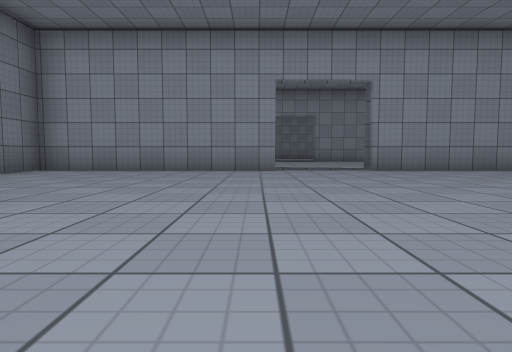
[1] (above)

24 first-person views from a walk through a 3-D level made in the Unity game engine. The camera is 0.37 m above the floor, tilts 4° down and sees 75° across. The floor is counted in squares, 1 m on a side. Each view is taken from the middle of a square. On the plan, view 1 faces up. The plan holds only what a view shows up to about 9 squares ahead; the rest is blank. Surface patterns are stand-ins for the level's own textures.

[2]
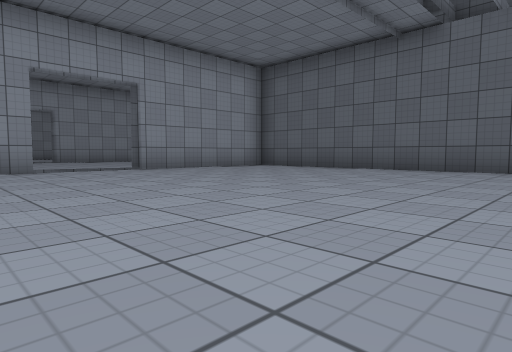

[3]
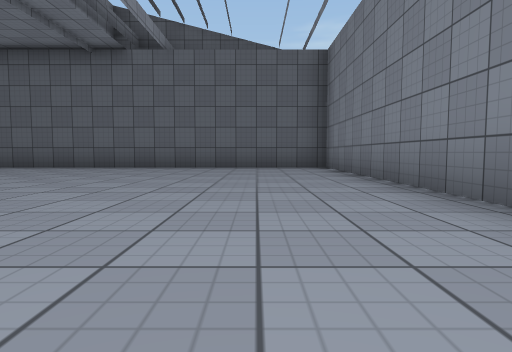

[4]
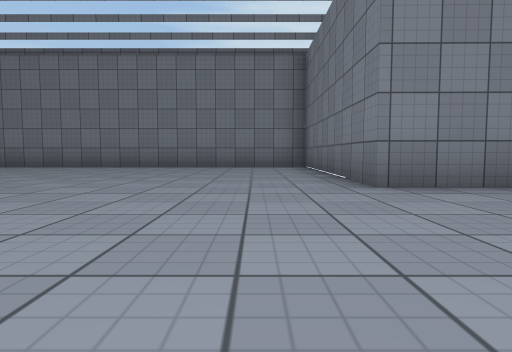

[5]
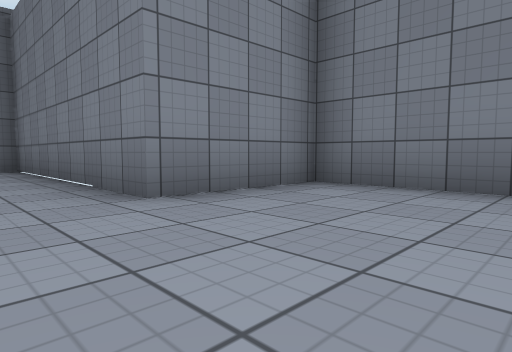

[6]
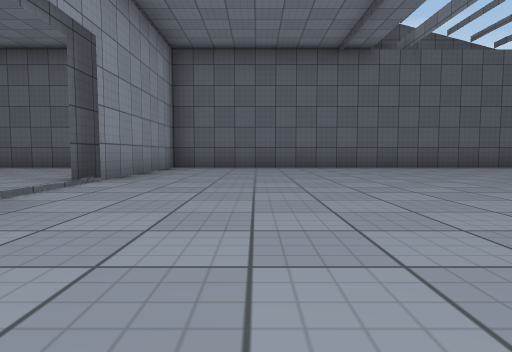

[7]
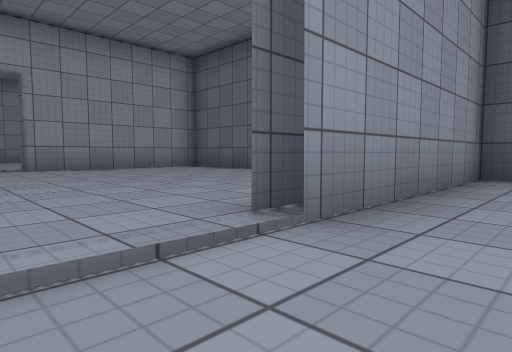

[8]
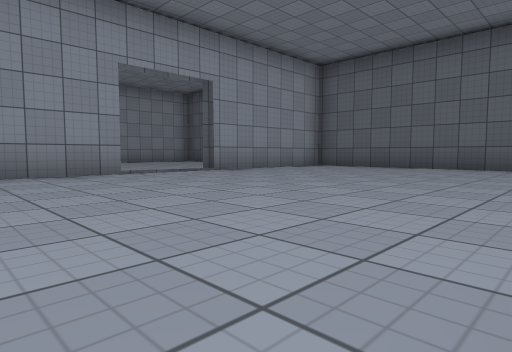

[9]
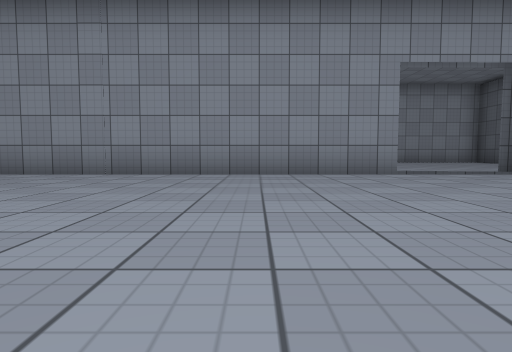

[10]
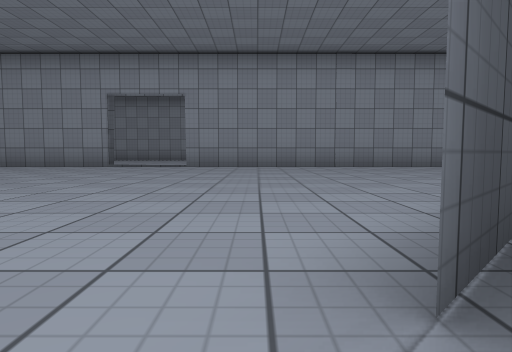

[11]
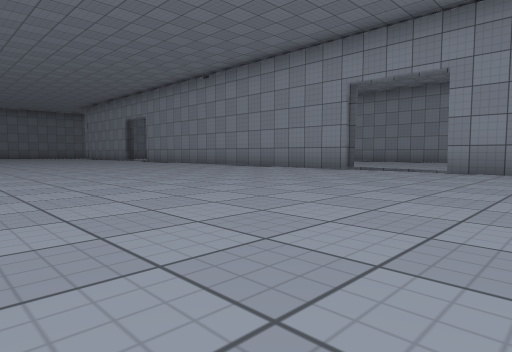

[12]
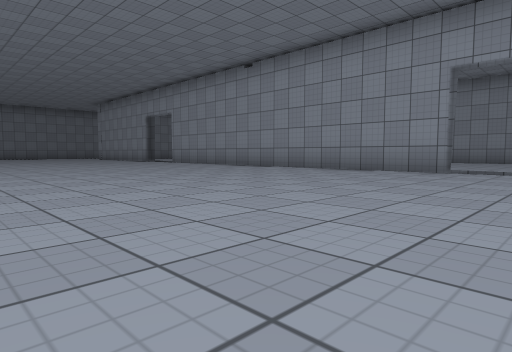

[13]
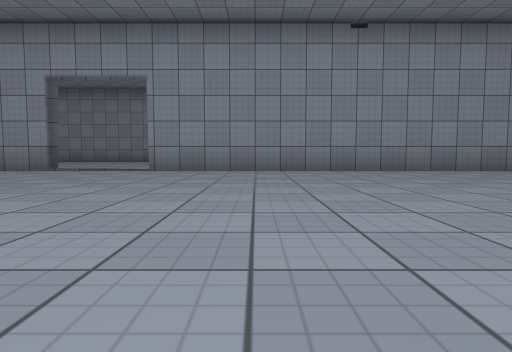

[14]
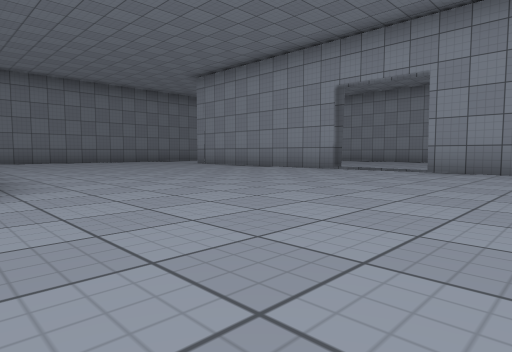

[15]
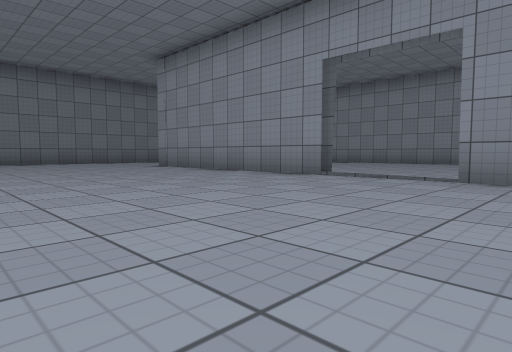

[16]
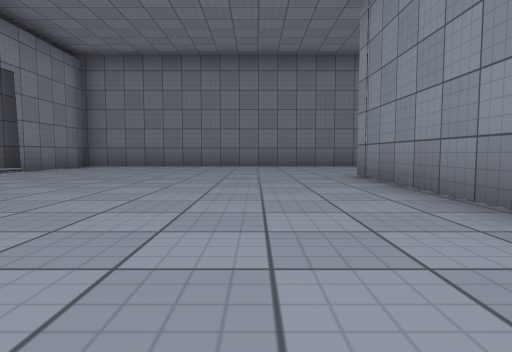

[17]
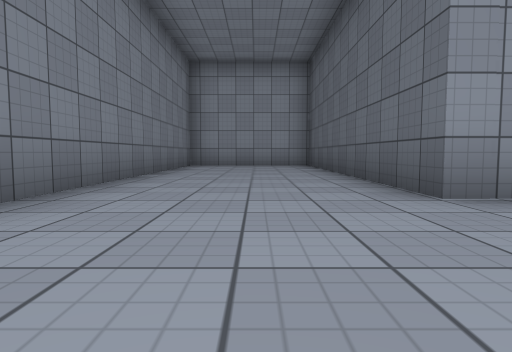

[18]
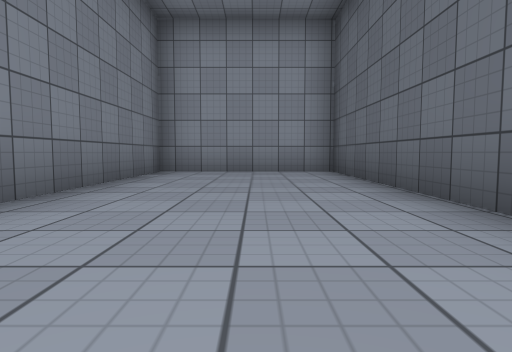

[19]
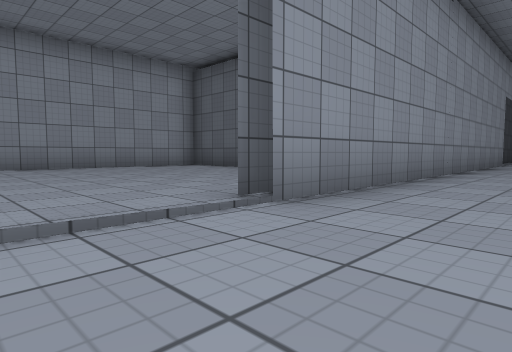

[20]
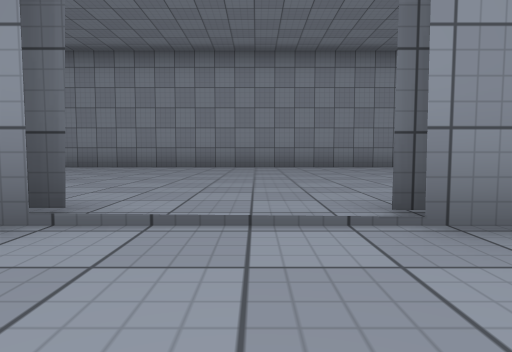

[21]
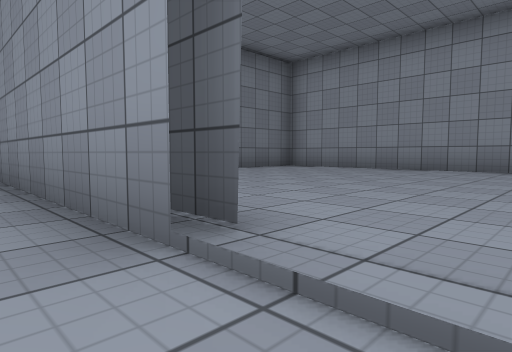

[22]
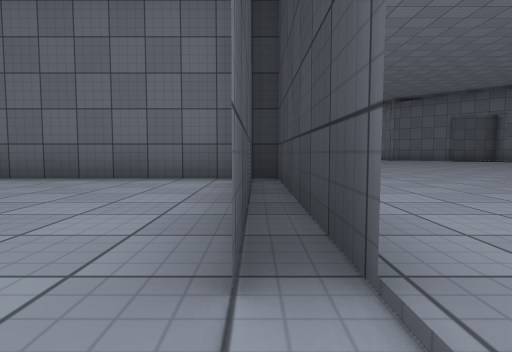

[23]
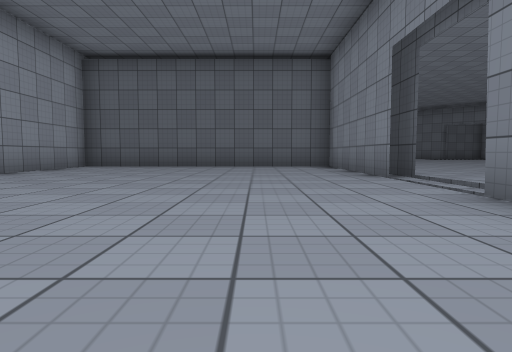

[24]
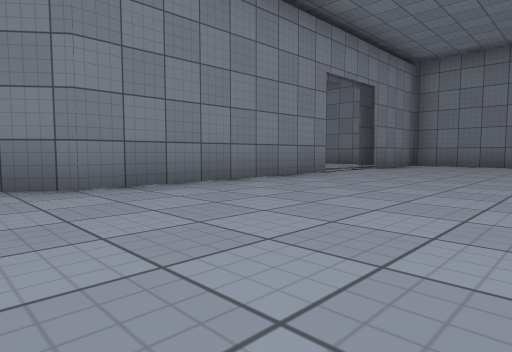

### Floor plan
Points are (right, up) in squares from view 1. A wall is a line through its corners. A room is listed if a view was taken in it or the views show most of it. See-through windows are left out.
Room 1 (views 1, 2, 3, 4, 5, 6, 7)
walls: (0.5, 7.1) (-4.6, 7.1) (-4.6, 2.5) (-2.3, 2.5) (-2.3, -2.7) (6.3, -2.7) (6.3, 7.1) (2.4, 7.1); (3.2, 7.4) (2.4, 7.4)
ways out: opening at (1.5, 7) to room 2
Room 2 (views 8, 9, 10, 11, 12, 13, 14, 15, 16, 17, 18, 19, 20, 21, 24)
walls: (-10.5, 13.7) (-20.5, 13.7); (-18.9, 14.1) (-20.3, 14.1); (-5.9, 6.5) (-6.6, 5.7); (-22.1, 13.7) (-27.5, 13.7) (-27.5, 20.5) (-30.9, 20.5) (-30.9, 7.4) (-28.4, 7.4); (-22.1, 14.1) (-22.9, 14.1); (-26.5, 7.4) (-22, 7.4) (-21.5, 7); (0.5, 13.7) (-8.9, 13.7); (-29.4, 7.1) (-28.4, 7.1); (6.3, 9) (6.3, 13.7) (2.4, 13.7)
ways out: opening at (1.5, 7) to room 1; opening at (-21.5, 14) to room 3; opening at (-27.5, 7); opening at (-9.5, 14); opening at (1.5, 14)
Room 3 (views 22, 23)
walls: (-20.2, 14.1) (-16.1, 14.1); (-20.5, 13.7) (-16.2, 13.7) (-16.2, 20.5) (-26.2, 20.5); (-27.1, 19.8) (-27.1, 18.5)
ways out: opening at (-21.5, 14) to room 2

Where each view was taken, in squares from view 1:
view 1: 0 up, 0 right, facing up
view 2: 0 up, 1 left, facing up-right
view 3: 1 down, 2 left, facing right
view 4: 6 up, 1 left, facing down
view 5: 5 up, 1 left, facing down-left
view 6: 5 up, 2 left, facing right
view 7: 6 up, 1 right, facing up-right
view 8: 8 up, 2 left, facing up-right
view 9: 8 up, 2 left, facing up
view 10: 5 up, 7 left, facing up
view 11: 7 up, 7 left, facing up-left
view 12: 7 up, 9 left, facing up-left
view 13: 7 up, 18 left, facing up
view 14: 7 up, 18 left, facing up-left
view 15: 9 up, 19 left, facing up-left
view 16: 12 up, 22 left, facing left
view 17: 11 up, 29 left, facing up
view 18: 14 up, 29 left, facing up
view 19: 12 up, 22 left, facing up-right
view 20: 12 up, 21 left, facing up
view 21: 13 up, 21 left, facing up-left
view 22: 14 up, 21 left, facing right
view 23: 16 up, 25 left, facing right
view 24: 11 up, 21 left, facing down-left
